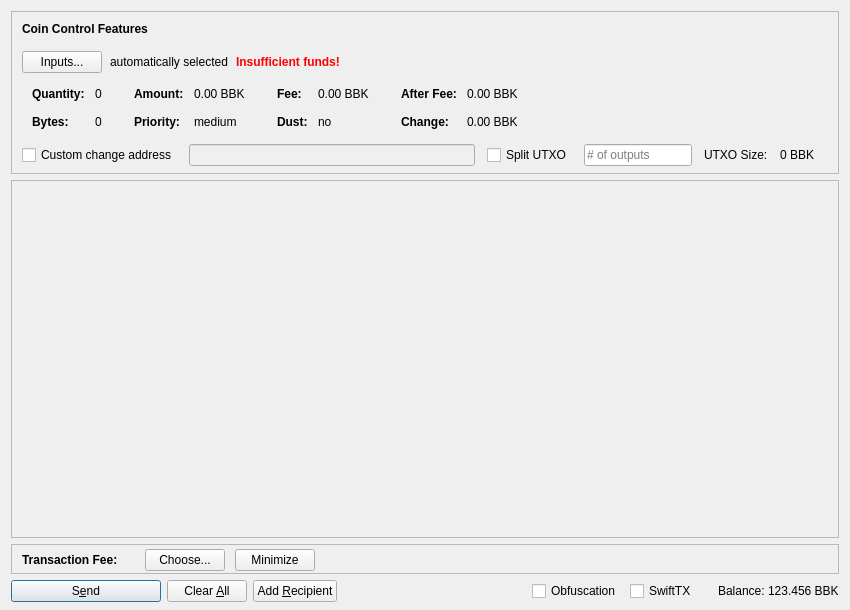
<?xml version="1.0" encoding="UTF-8"?>
<ui version="4.0">
 <class>SendCoinsDialog</class>
 <widget class="QDialog" name="SendCoinsDialog">
  <property name="geometry">
   <rect>
    <x>0</x>
    <y>0</y>
    <width>850</width>
    <height>610</height>
   </rect>
  </property>
  <property name="windowTitle">
   <string>Send Coins</string>
  </property>
  <layout class="QVBoxLayout" name="verticalLayout" stretch="0,1,0,0">
   <property name="bottomMargin">
    <number>8</number>
   </property>
   <item>
    <widget class="QFrame" name="frameCoinControl">
     <property name="sizePolicy">
      <sizepolicy hsizetype="Expanding" vsizetype="Expanding">
       <horstretch>0</horstretch>
       <verstretch>0</verstretch>
      </sizepolicy>
     </property>
     <property name="maximumSize">
      <size>
       <width>16777215</width>
       <height>16777215</height>
      </size>
     </property>
     <property name="frameShape">
      <enum>QFrame::StyledPanel</enum>
     </property>
     <property name="frameShadow">
      <enum>QFrame::Sunken</enum>
     </property>
     <layout class="QVBoxLayout" name="verticalLayoutCoinControl2">
      <property name="spacing">
       <number>0</number>
      </property>
      <property name="leftMargin">
       <number>0</number>
      </property>
      <property name="topMargin">
       <number>0</number>
      </property>
      <property name="rightMargin">
       <number>0</number>
      </property>
      <property name="bottomMargin">
       <number>6</number>
      </property>
      <item>
       <layout class="QVBoxLayout" name="verticalLayoutCoinControl" stretch="0,0,0,0,1">
        <property name="spacing">
         <number>0</number>
        </property>
        <property name="leftMargin">
         <number>10</number>
        </property>
        <property name="topMargin">
         <number>10</number>
        </property>
        <item>
         <layout class="QHBoxLayout" name="horizontalLayoutCoinControl1">
          <property name="bottomMargin">
           <number>15</number>
          </property>
          <item>
           <widget class="QLabel" name="labelCoinControlFeatures">
            <property name="sizePolicy">
             <sizepolicy hsizetype="Preferred" vsizetype="Maximum">
              <horstretch>0</horstretch>
              <verstretch>0</verstretch>
             </sizepolicy>
            </property>
            <property name="font">
             <font>
              <weight>75</weight>
              <bold>true</bold>
             </font>
            </property>
            <property name="styleSheet">
             <string notr="true">font-weight:bold;</string>
            </property>
            <property name="text">
             <string>Coin Control Features</string>
            </property>
           </widget>
          </item>
         </layout>
        </item>
        <item>
         <layout class="QHBoxLayout" name="horizontalLayoutCoinControl2" stretch="0,0,0,0">
          <property name="spacing">
           <number>8</number>
          </property>
          <property name="bottomMargin">
           <number>10</number>
          </property>
          <item>
           <widget class="QPushButton" name="pushButtonCoinControl">
            <property name="styleSheet">
             <string notr="true"/>
            </property>
            <property name="text">
             <string>Inputs...</string>
            </property>
            <property name="autoDefault">
             <bool>false</bool>
            </property>
           </widget>
          </item>
          <item>
           <widget class="QLabel" name="labelCoinControlAutomaticallySelected">
            <property name="text">
             <string>automatically selected</string>
            </property>
            <property name="margin">
             <number>5</number>
            </property>
           </widget>
          </item>
          <item>
           <widget class="QLabel" name="labelCoinControlInsuffFunds">
            <property name="font">
             <font>
              <weight>75</weight>
              <bold>true</bold>
             </font>
            </property>
            <property name="styleSheet">
             <string notr="true">color:red;font-weight:bold;</string>
            </property>
            <property name="text">
             <string>Insufficient funds!</string>
            </property>
            <property name="margin">
             <number>5</number>
            </property>
           </widget>
          </item>
          <item>
           <spacer name="horizontalSpacerCoinControl">
            <property name="orientation">
             <enum>Qt::Horizontal</enum>
            </property>
            <property name="sizeHint" stdset="0">
             <size>
              <width>40</width>
              <height>1</height>
             </size>
            </property>
           </spacer>
          </item>
         </layout>
        </item>
        <item>
         <widget class="QWidget" name="widgetCoinControl" native="true">
          <property name="sizePolicy">
           <sizepolicy hsizetype="Preferred" vsizetype="Preferred">
            <horstretch>0</horstretch>
            <verstretch>0</verstretch>
           </sizepolicy>
          </property>
          <property name="minimumSize">
           <size>
            <width>0</width>
            <height>0</height>
           </size>
          </property>
          <property name="styleSheet">
           <string notr="true"/>
          </property>
          <layout class="QHBoxLayout" name="horizontalLayoutCoinControl5">
           <property name="leftMargin">
            <number>0</number>
           </property>
           <property name="topMargin">
            <number>0</number>
           </property>
           <property name="rightMargin">
            <number>0</number>
           </property>
           <property name="bottomMargin">
            <number>0</number>
           </property>
           <item>
            <layout class="QHBoxLayout" name="horizontalLayoutCoinControl3" stretch="0,0,0,1">
             <property name="spacing">
              <number>20</number>
             </property>
             <property name="topMargin">
              <number>0</number>
             </property>
             <property name="bottomMargin">
              <number>10</number>
             </property>
             <item>
              <layout class="QFormLayout" name="formLayoutCoinControl1">
               <property name="horizontalSpacing">
                <number>10</number>
               </property>
               <property name="verticalSpacing">
                <number>14</number>
               </property>
               <property name="leftMargin">
                <number>10</number>
               </property>
               <property name="topMargin">
                <number>4</number>
               </property>
               <property name="rightMargin">
                <number>6</number>
               </property>
               <item row="0" column="0">
                <widget class="QLabel" name="labelCoinControlQuantityText">
                 <property name="font">
                  <font>
                   <weight>75</weight>
                   <bold>true</bold>
                  </font>
                 </property>
                 <property name="text">
                  <string>Quantity:</string>
                 </property>
                 <property name="margin">
                  <number>0</number>
                 </property>
                </widget>
               </item>
               <item row="0" column="1">
                <widget class="QLabel" name="labelCoinControlQuantity">
                 <property name="cursor">
                  <cursorShape>IBeamCursor</cursorShape>
                 </property>
                 <property name="contextMenuPolicy">
                  <enum>Qt::ActionsContextMenu</enum>
                 </property>
                 <property name="text">
                  <string notr="true">0</string>
                 </property>
                 <property name="margin">
                  <number>0</number>
                 </property>
                 <property name="textInteractionFlags">
                  <set>Qt::LinksAccessibleByMouse|Qt::TextSelectableByKeyboard|Qt::TextSelectableByMouse</set>
                 </property>
                </widget>
               </item>
               <item row="1" column="0">
                <widget class="QLabel" name="labelCoinControlBytesText">
                 <property name="font">
                  <font>
                   <weight>75</weight>
                   <bold>true</bold>
                  </font>
                 </property>
                 <property name="text">
                  <string>Bytes:</string>
                 </property>
                </widget>
               </item>
               <item row="1" column="1">
                <widget class="QLabel" name="labelCoinControlBytes">
                 <property name="cursor">
                  <cursorShape>IBeamCursor</cursorShape>
                 </property>
                 <property name="contextMenuPolicy">
                  <enum>Qt::ActionsContextMenu</enum>
                 </property>
                 <property name="text">
                  <string notr="true">0</string>
                 </property>
                 <property name="textInteractionFlags">
                  <set>Qt::LinksAccessibleByMouse|Qt::TextSelectableByKeyboard|Qt::TextSelectableByMouse</set>
                 </property>
                </widget>
               </item>
              </layout>
             </item>
             <item>
              <layout class="QFormLayout" name="formLayoutCoinControl2">
               <property name="horizontalSpacing">
                <number>10</number>
               </property>
               <property name="verticalSpacing">
                <number>14</number>
               </property>
               <property name="leftMargin">
                <number>6</number>
               </property>
               <property name="topMargin">
                <number>4</number>
               </property>
               <property name="rightMargin">
                <number>6</number>
               </property>
               <item row="0" column="0">
                <widget class="QLabel" name="labelCoinControlAmountText">
                 <property name="font">
                  <font>
                   <weight>75</weight>
                   <bold>true</bold>
                  </font>
                 </property>
                 <property name="text">
                  <string>Amount:</string>
                 </property>
                 <property name="margin">
                  <number>0</number>
                 </property>
                </widget>
               </item>
               <item row="0" column="1">
                <widget class="QLabel" name="labelCoinControlAmount">
                 <property name="cursor">
                  <cursorShape>IBeamCursor</cursorShape>
                 </property>
                 <property name="contextMenuPolicy">
                  <enum>Qt::ActionsContextMenu</enum>
                 </property>
                 <property name="text">
                  <string notr="true">0.00 BBK</string>
                 </property>
                 <property name="textInteractionFlags">
                  <set>Qt::LinksAccessibleByMouse|Qt::TextSelectableByKeyboard|Qt::TextSelectableByMouse</set>
                 </property>
                </widget>
               </item>
               <item row="1" column="0">
                <widget class="QLabel" name="labelCoinControlPriorityText">
                 <property name="font">
                  <font>
                   <weight>75</weight>
                   <bold>true</bold>
                  </font>
                 </property>
                 <property name="text">
                  <string>Priority:</string>
                 </property>
                </widget>
               </item>
               <item row="1" column="1">
                <widget class="QLabel" name="labelCoinControlPriority">
                 <property name="cursor">
                  <cursorShape>IBeamCursor</cursorShape>
                 </property>
                 <property name="contextMenuPolicy">
                  <enum>Qt::ActionsContextMenu</enum>
                 </property>
                 <property name="text">
                  <string>medium</string>
                 </property>
                 <property name="textInteractionFlags">
                  <set>Qt::LinksAccessibleByMouse|Qt::TextSelectableByKeyboard|Qt::TextSelectableByMouse</set>
                 </property>
                </widget>
               </item>
              </layout>
             </item>
             <item>
              <layout class="QFormLayout" name="formLayoutCoinControl3">
               <property name="horizontalSpacing">
                <number>10</number>
               </property>
               <property name="verticalSpacing">
                <number>14</number>
               </property>
               <property name="leftMargin">
                <number>6</number>
               </property>
               <property name="topMargin">
                <number>4</number>
               </property>
               <property name="rightMargin">
                <number>6</number>
               </property>
               <item row="0" column="0">
                <widget class="QLabel" name="labelCoinControlFeeText">
                 <property name="font">
                  <font>
                   <weight>75</weight>
                   <bold>true</bold>
                  </font>
                 </property>
                 <property name="text">
                  <string>Fee:</string>
                 </property>
                 <property name="margin">
                  <number>0</number>
                 </property>
                </widget>
               </item>
               <item row="0" column="1">
                <widget class="QLabel" name="labelCoinControlFee">
                 <property name="cursor">
                  <cursorShape>IBeamCursor</cursorShape>
                 </property>
                 <property name="contextMenuPolicy">
                  <enum>Qt::ActionsContextMenu</enum>
                 </property>
                 <property name="text">
                  <string notr="true">0.00 BBK</string>
                 </property>
                 <property name="textInteractionFlags">
                  <set>Qt::LinksAccessibleByMouse|Qt::TextSelectableByKeyboard|Qt::TextSelectableByMouse</set>
                 </property>
                </widget>
               </item>
               <item row="1" column="0">
                <widget class="QLabel" name="labelCoinControlLowOutputText">
                 <property name="font">
                  <font>
                   <weight>75</weight>
                   <bold>true</bold>
                  </font>
                 </property>
                 <property name="text">
                  <string>Dust:</string>
                 </property>
                </widget>
               </item>
               <item row="1" column="1">
                <widget class="QLabel" name="labelCoinControlLowOutput">
                 <property name="cursor">
                  <cursorShape>IBeamCursor</cursorShape>
                 </property>
                 <property name="contextMenuPolicy">
                  <enum>Qt::ActionsContextMenu</enum>
                 </property>
                 <property name="text">
                  <string>no</string>
                 </property>
                 <property name="textInteractionFlags">
                  <set>Qt::LinksAccessibleByMouse|Qt::TextSelectableByKeyboard|Qt::TextSelectableByMouse</set>
                 </property>
                </widget>
               </item>
              </layout>
             </item>
             <item>
              <layout class="QFormLayout" name="formLayoutCoinControl4">
               <property name="horizontalSpacing">
                <number>10</number>
               </property>
               <property name="verticalSpacing">
                <number>14</number>
               </property>
               <property name="leftMargin">
                <number>6</number>
               </property>
               <property name="topMargin">
                <number>4</number>
               </property>
               <property name="rightMargin">
                <number>6</number>
               </property>
               <item row="0" column="0">
                <widget class="QLabel" name="labelCoinControlAfterFeeText">
                 <property name="font">
                  <font>
                   <weight>75</weight>
                   <bold>true</bold>
                  </font>
                 </property>
                 <property name="text">
                  <string>After Fee:</string>
                 </property>
                 <property name="margin">
                  <number>0</number>
                 </property>
                </widget>
               </item>
               <item row="0" column="1">
                <widget class="QLabel" name="labelCoinControlAfterFee">
                 <property name="cursor">
                  <cursorShape>IBeamCursor</cursorShape>
                 </property>
                 <property name="contextMenuPolicy">
                  <enum>Qt::ActionsContextMenu</enum>
                 </property>
                 <property name="text">
                  <string notr="true">0.00 BBK</string>
                 </property>
                 <property name="textInteractionFlags">
                  <set>Qt::LinksAccessibleByMouse|Qt::TextSelectableByKeyboard|Qt::TextSelectableByMouse</set>
                 </property>
                </widget>
               </item>
               <item row="1" column="0">
                <widget class="QLabel" name="labelCoinControlChangeText">
                 <property name="font">
                  <font>
                   <weight>75</weight>
                   <bold>true</bold>
                  </font>
                 </property>
                 <property name="text">
                  <string>Change:</string>
                 </property>
                </widget>
               </item>
               <item row="1" column="1">
                <widget class="QLabel" name="labelCoinControlChange">
                 <property name="cursor">
                  <cursorShape>IBeamCursor</cursorShape>
                 </property>
                 <property name="contextMenuPolicy">
                  <enum>Qt::ActionsContextMenu</enum>
                 </property>
                 <property name="text">
                  <string notr="true">0.00 BBK</string>
                 </property>
                 <property name="textInteractionFlags">
                  <set>Qt::LinksAccessibleByMouse|Qt::TextSelectableByKeyboard|Qt::TextSelectableByMouse</set>
                 </property>
                </widget>
               </item>
              </layout>
             </item>
            </layout>
           </item>
          </layout>
         </widget>
        </item>
        <item>
         <layout class="QHBoxLayout" name="horizontalLayoutCoinControl4" stretch="0,0,0,0,0,0,0">
          <property name="spacing">
           <number>12</number>
          </property>
          <property name="sizeConstraint">
           <enum>QLayout::SetDefaultConstraint</enum>
          </property>
          <property name="topMargin">
           <number>5</number>
          </property>
          <property name="rightMargin">
           <number>5</number>
          </property>
          <item>
           <widget class="QCheckBox" name="checkBoxCoinControlChange">
            <property name="toolTip">
             <string>If this is activated, but the change address is empty or invalid, change will be sent to a newly generated address.</string>
            </property>
            <property name="text">
             <string>Custom change address</string>
            </property>
           </widget>
          </item>
          <item>
           <widget class="QValidatedLineEdit" name="lineEditCoinControlChange">
            <property name="enabled">
             <bool>false</bool>
            </property>
            <property name="sizePolicy">
             <sizepolicy hsizetype="Expanding" vsizetype="Fixed">
              <horstretch>0</horstretch>
              <verstretch>0</verstretch>
             </sizepolicy>
            </property>
           </widget>
          </item>
          <item>
           <widget class="QCheckBox" name="splitBlockCheckBox">
            <property name="text">
             <string>Split UTXO</string>
            </property>
           </widget>
          </item>
          <item>
           <widget class="QLineEdit" name="splitBlockLineEdit">
            <property name="sizePolicy">
             <sizepolicy hsizetype="Fixed" vsizetype="Fixed">
              <horstretch>50</horstretch>
              <verstretch>0</verstretch>
             </sizepolicy>
            </property>
            <property name="placeholderText">
             <string># of outputs</string>
            </property>
           </widget>
          </item>
          <item>
           <widget class="QLabel" name="labelBlockSizeText">
            <property name="text">
             <string>UTXO Size:</string>
            </property>
           </widget>
          </item>
          <item>
           <widget class="QLabel" name="labelBlockSize">
            <property name="text">
             <string>0 BBK</string>
            </property>
           </widget>
          </item>
          <item>
           <widget class="QLabel" name="labelCoinControlChangeLabel">
            <property name="sizePolicy">
             <sizepolicy hsizetype="Preferred" vsizetype="Expanding">
              <horstretch>0</horstretch>
              <verstretch>0</verstretch>
             </sizepolicy>
            </property>
            <property name="minimumSize">
             <size>
              <width>0</width>
              <height>0</height>
             </size>
            </property>
            <property name="text">
             <string/>
            </property>
            <property name="margin">
             <number>3</number>
            </property>
           </widget>
          </item>
         </layout>
        </item>
        <item>
         <spacer name="verticalSpacerCoinControl">
          <property name="orientation">
           <enum>Qt::Vertical</enum>
          </property>
          <property name="sizeHint" stdset="0">
           <size>
            <width>800</width>
            <height>1</height>
           </size>
          </property>
         </spacer>
        </item>
       </layout>
      </item>
     </layout>
    </widget>
   </item>
   <item>
    <widget class="QScrollArea" name="scrollArea">
     <property name="widgetResizable">
      <bool>true</bool>
     </property>
     <widget class="QWidget" name="scrollAreaWidgetContents">
      <property name="geometry">
       <rect>
        <x>0</x>
        <y>0</y>
        <width>830</width>
        <height>95</height>
       </rect>
      </property>
      <layout class="QVBoxLayout" name="verticalLayout_2" stretch="0,1">
       <property name="leftMargin">
        <number>0</number>
       </property>
       <property name="topMargin">
        <number>0</number>
       </property>
       <property name="rightMargin">
        <number>0</number>
       </property>
       <property name="bottomMargin">
        <number>0</number>
       </property>
       <item>
        <layout class="QVBoxLayout" name="entries">
         <property name="spacing">
          <number>6</number>
         </property>
        </layout>
       </item>
       <item>
        <spacer name="verticalSpacer">
         <property name="orientation">
          <enum>Qt::Vertical</enum>
         </property>
         <property name="sizeHint" stdset="0">
          <size>
           <width>20</width>
           <height>40</height>
          </size>
         </property>
        </spacer>
       </item>
      </layout>
     </widget>
    </widget>
   </item>
   <item>
    <widget class="QFrame" name="frameFee">
     <property name="sizePolicy">
      <sizepolicy hsizetype="Expanding" vsizetype="Expanding">
       <horstretch>0</horstretch>
       <verstretch>0</verstretch>
      </sizepolicy>
     </property>
     <property name="maximumSize">
      <size>
       <width>16777215</width>
       <height>16777215</height>
      </size>
     </property>
     <property name="frameShape">
      <enum>QFrame::StyledPanel</enum>
     </property>
     <property name="frameShadow">
      <enum>QFrame::Sunken</enum>
     </property>
     <layout class="QVBoxLayout" name="verticalLayoutFee1">
      <property name="spacing">
       <number>0</number>
      </property>
      <property name="leftMargin">
       <number>0</number>
      </property>
      <property name="topMargin">
       <number>0</number>
      </property>
      <property name="rightMargin">
       <number>0</number>
      </property>
      <property name="bottomMargin">
       <number>0</number>
      </property>
      <item>
       <layout class="QVBoxLayout" name="verticalLayoutFee2" stretch="0,0,0">
        <property name="spacing">
         <number>0</number>
        </property>
        <property name="leftMargin">
         <number>10</number>
        </property>
        <property name="topMargin">
         <number>0</number>
        </property>
        <item>
         <layout class="QHBoxLayout" name="horizontalLayoutFee1">
          <property name="bottomMargin">
           <number>0</number>
          </property>
          <item>
           <layout class="QVBoxLayout" name="verticalLayoutFee7">
            <property name="spacing">
             <number>0</number>
            </property>
            <item>
             <spacer name="verticalSpacerSmartFee">
              <property name="orientation">
               <enum>Qt::Vertical</enum>
              </property>
              <property name="sizeType">
               <enum>QSizePolicy::Fixed</enum>
              </property>
              <property name="sizeHint" stdset="0">
               <size>
                <width>1</width>
                <height>4</height>
               </size>
              </property>
             </spacer>
            </item>
            <item>
             <layout class="QHBoxLayout" name="horizontalLayoutSmartFee">
              <property name="spacing">
               <number>10</number>
              </property>
              <item>
               <widget class="QLabel" name="labelFeeHeadline">
                <property name="sizePolicy">
                 <sizepolicy hsizetype="Preferred" vsizetype="Maximum">
                  <horstretch>0</horstretch>
                  <verstretch>0</verstretch>
                 </sizepolicy>
                </property>
                <property name="font">
                 <font>
                  <weight>75</weight>
                  <bold>true</bold>
                 </font>
                </property>
                <property name="styleSheet">
                 <string notr="true">font-weight:bold;</string>
                </property>
                <property name="text">
                 <string>Transaction Fee:</string>
                </property>
               </widget>
              </item>
              <item>
               <widget class="QLabel" name="labelFeeMinimized">
                <property name="text">
                 <string/>
                </property>
               </widget>
              </item>
              <item>
               <widget class="QPushButton" name="buttonChooseFee">
                <property name="text">
                 <string>Choose...</string>
                </property>
               </widget>
              </item>
              <item>
               <widget class="QPushButton" name="buttonMinimizeFee">
                <property name="toolTip">
                 <string>collapse fee-settings</string>
                </property>
                <property name="text">
                 <string>Minimize</string>
                </property>
               </widget>
              </item>
             </layout>
            </item>
            <item>
             <spacer name="verticalSpacer_5">
              <property name="orientation">
               <enum>Qt::Vertical</enum>
              </property>
              <property name="sizeHint" stdset="0">
               <size>
                <width>1</width>
                <height>1</height>
               </size>
              </property>
             </spacer>
            </item>
           </layout>
          </item>
          <item>
           <spacer name="horizontalSpacer_4">
            <property name="orientation">
             <enum>Qt::Horizontal</enum>
            </property>
            <property name="sizeHint" stdset="0">
             <size>
              <width>40</width>
              <height>20</height>
             </size>
            </property>
           </spacer>
          </item>
         </layout>
        </item>
        
        <item>
         <spacer name="verticalSpacerFee">
          <property name="orientation">
           <enum>Qt::Vertical</enum>
          </property>
          <property name="sizeHint" stdset="0">
           <size>
            <width>800</width>
            <height>1</height>
           </size>
          </property>
         </spacer>
        </item>
       </layout>
      </item>
     </layout>
    </widget>
   </item>
   <item>
    <layout class="QHBoxLayout" name="horizontalLayout">
     <item>
      <widget class="QPushButton" name="sendButton">
       <property name="minimumSize">
        <size>
         <width>150</width>
         <height>0</height>
        </size>
       </property>
       <property name="toolTip">
        <string>Confirm the send action</string>
       </property>
       <property name="text">
        <string>S&amp;end</string>
       </property>
       <property name="icon">
        <iconset resource="../bitblocks.qrc">
         <normaloff>:/icons/send</normaloff>:/icons/send</iconset>
       </property>
       <property name="autoDefault">
        <bool>false</bool>
       </property>
       <property name="default">
        <bool>true</bool>
       </property>
      </widget>
     </item>
     <item>
      <widget class="QPushButton" name="clearButton">
       <property name="sizePolicy">
        <sizepolicy hsizetype="Minimum" vsizetype="Fixed">
         <horstretch>0</horstretch>
         <verstretch>0</verstretch>
        </sizepolicy>
       </property>
       <property name="toolTip">
        <string>Clear all fields of the form.</string>
       </property>
       <property name="text">
        <string>Clear &amp;All</string>
       </property>
       <property name="icon">
        <iconset resource="../bitblocks.qrc">
         <normaloff>:/icons/remove</normaloff>:/icons/remove</iconset>
       </property>
       <property name="autoDefault">
        <bool>false</bool>
       </property>
      </widget>
     </item>
     <item>
      <widget class="QPushButton" name="addButton">
       <property name="toolTip">
        <string>Send to multiple recipients at once</string>
       </property>
       <property name="text">
        <string>Add &amp;Recipient</string>
       </property>
       <property name="icon">
        <iconset resource="../bitblocks.qrc">
         <normaloff>:/icons/add</normaloff>:/icons/add</iconset>
       </property>
       <property name="autoDefault">
        <bool>false</bool>
       </property>
      </widget>
     </item>
     <item>
      <spacer name="horizontalSpacer">
       <property name="orientation">
        <enum>Qt::Horizontal</enum>
       </property>
       <property name="sizeHint" stdset="0">
        <size>
         <width>40</width>
         <height>20</height>
        </size>
       </property>
      </spacer>
     </item>
     <item>
      <layout class="QHBoxLayout" name="horizontalLayout_2">
       <property name="spacing">
        <number>3</number>
       </property>
       <item>
        <widget class="QCheckBox" name="checkUseObfuscation">
         <property name="minimumSize">
          <size>
           <width>95</width>
           <height>0</height>
          </size>
         </property>
         <property name="text">
          <string>Obfuscation</string>
         </property>
         <property name="checked">
          <bool>false</bool>
         </property>
        </widget>
       </item>
       <item>
        <widget class="QCheckBox" name="checkSwiftTX">
         <property name="enabled">
          <bool>true</bool>
         </property>
         <property name="minimumSize">
          <size>
           <width>85</width>
           <height>0</height>
          </size>
         </property>
         <property name="text">
          <string>SwiftTX</string>
         </property>
        </widget>
       </item>
       <item>
        <widget class="QLabel" name="label">
         <property name="text">
          <string>Balance:</string>
         </property>
        </widget>
       </item>
       <item>
        <widget class="QLabel" name="labelBalance">
         <property name="sizePolicy">
          <sizepolicy hsizetype="Preferred" vsizetype="Fixed">
           <horstretch>0</horstretch>
           <verstretch>0</verstretch>
          </sizepolicy>
         </property>
         <property name="cursor">
          <cursorShape>IBeamCursor</cursorShape>
         </property>
         <property name="text">
          <string notr="true">123.456 BBK</string>
         </property>
         <property name="textInteractionFlags">
          <set>Qt::LinksAccessibleByMouse|Qt::TextSelectableByKeyboard|Qt::TextSelectableByMouse</set>
         </property>
        </widget>
       </item>
      </layout>
     </item>
    </layout>
   </item>
  </layout>
 </widget>
 <customwidgets>
  <customwidget>
   <class>QValidatedLineEdit</class>
   <extends>QLineEdit</extends>
   <header>qvalidatedlineedit.h</header>
  </customwidget>
  <customwidget>
   <class>BitcoinAmountField</class>
   <extends>QLineEdit</extends>
   <header>bitcoinamountfield.h</header>
   <container>1</container>
  </customwidget>
 </customwidgets>
 <resources>
  <include location="../bitblocks.qrc"/>
 </resources>
 <connections/>
 <buttongroups>
  <buttongroup name="groupFee"/>
  <buttongroup name="groupCustomFee"/>
 </buttongroups>
</ui>
